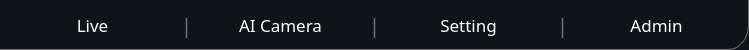
             <widget class="QWidget" name="tab_backgournd" native="true">
              <property name="sizePolicy">
               <sizepolicy hsizetype="Fixed" vsizetype="Fixed">
                <horstretch>0</horstretch>
                <verstretch>0</verstretch>
               </sizepolicy>
              </property>
              <property name="minimumSize">
               <size>
                <width>522</width>
                <height>50</height>
               </size>
              </property>
              <property name="maximumSize">
               <size>
                <width>12345</width>
                <height>50</height>
               </size>
              </property>
              <property name="styleSheet">
               <string notr="true">background-color: rgb(16, 20, 25);

border-right: 1px solid rgb(119, 118, 123);
border-bottom-right-radius:20px solid rgb(119, 118, 123);

border-bottom:1px solid rgb(119, 118, 123);
</string>
              </property>
              <layout class="QHBoxLayout" name="horizontalLayout_14">
               <item>
                <layout class="QHBoxLayout" name="horizontalLayout_31">
                 <item>
                  <widget class="QPushButton" name="live_bnt">
                   <property name="minimumSize">
                    <size>
                     <width>163</width>
                     <height>28</height>
                    </size>
                   </property>
                   <property name="maximumSize">
                    <size>
                     <width>163</width>
                     <height>28</height>
                    </size>
                   </property>
                   <property name="font">
                    <font>
                     <family>Sans</family>
                     <pointsize>13</pointsize>
                    </font>
                   </property>
                   <property name="cursor">
                    <cursorShape>PointingHandCursor</cursorShape>
                   </property>
                   <property name="styleSheet">
                    <string notr="true">color: rgb(255, 255, 255);
border: 1px solid rgba(0, 0, 0, 0);
background-color: rgba(191, 64, 64, 0);</string>
                   </property>
                   <property name="text">
                    <string>Live</string>
                   </property>
                   <property name="checkable">
                    <bool>true</bool>
                   </property>
                   <property name="checked">
                    <bool>false</bool>
                   </property>
                   <property name="autoExclusive">
                    <bool>true</bool>
                   </property>
                  </widget>
                 </item>
                 <item>
                  <widget class="QLabel" name="tab_partion_10">
                   <property name="sizePolicy">
                    <sizepolicy hsizetype="Fixed" vsizetype="Fixed">
                     <horstretch>0</horstretch>
                     <verstretch>0</verstretch>
                    </sizepolicy>
                   </property>
                   <property name="minimumSize">
                    <size>
                     <width>3</width>
                     <height>0</height>
                    </size>
                   </property>
                   <property name="font">
                    <font>
                     <family>Sans</family>
                     <pointsize>14</pointsize>
                    </font>
                   </property>
                   <property name="styleSheet">
                    <string notr="true">color: rgb(119, 118, 123);
background-color: rgba(191, 64, 64, 0);
border: 1px solid rgba(0, 0, 0, 0);
background-color: rgba(0, 0 0, 0);</string>
                   </property>
                   <property name="text">
                    <string>|</string>
                   </property>
                   <property name="textFormat">
                    <enum>Qt::TextFormat::PlainText</enum>
                   </property>
                   <property name="alignment">
                    <set>Qt::AlignmentFlag::AlignCenter</set>
                   </property>
                  </widget>
                 </item>
                 <item>
                  <widget class="QPushButton" name="camera_bnt">
                   <property name="minimumSize">
                    <size>
                     <width>163</width>
                     <height>28</height>
                    </size>
                   </property>
                   <property name="maximumSize">
                    <size>
                     <width>163</width>
                     <height>28</height>
                    </size>
                   </property>
                   <property name="font">
                    <font>
                     <family>Sans</family>
                     <pointsize>13</pointsize>
                    </font>
                   </property>
                   <property name="cursor">
                    <cursorShape>PointingHandCursor</cursorShape>
                   </property>
                   <property name="styleSheet">
                    <string notr="true">color: rgb(255, 255, 255);
border: 1px solid rgba(0, 0, 0, 0);
background-color: rgba(191, 64, 64, 0);</string>
                   </property>
                   <property name="text">
                    <string>AI Camera</string>
                   </property>
                  </widget>
                 </item>
                 <item>
                  <widget class="QLabel" name="tab_partion_11">
                   <property name="sizePolicy">
                    <sizepolicy hsizetype="Fixed" vsizetype="Fixed">
                     <horstretch>0</horstretch>
                     <verstretch>0</verstretch>
                    </sizepolicy>
                   </property>
                   <property name="minimumSize">
                    <size>
                     <width>3</width>
                     <height>0</height>
                    </size>
                   </property>
                   <property name="font">
                    <font>
                     <family>Sans</family>
                     <pointsize>14</pointsize>
                    </font>
                   </property>
                   <property name="styleSheet">
                    <string notr="true">color: rgb(119, 118, 123);
background-color: rgba(191, 64, 64, 0);
border: 1px solid rgba(0, 0, 0, 0);
background-color: rgba(0, 0 0, 0);</string>
                   </property>
                   <property name="text">
                    <string>|</string>
                   </property>
                   <property name="textFormat">
                    <enum>Qt::TextFormat::PlainText</enum>
                   </property>
                   <property name="alignment">
                    <set>Qt::AlignmentFlag::AlignCenter</set>
                   </property>
                  </widget>
                 </item>
                 <item>
                  <widget class="QPushButton" name="setting_bnt">
                   <property name="minimumSize">
                    <size>
                     <width>163</width>
                     <height>28</height>
                    </size>
                   </property>
                   <property name="maximumSize">
                    <size>
                     <width>163</width>
                     <height>28</height>
                    </size>
                   </property>
                   <property name="font">
                    <font>
                     <family>Sans</family>
                     <pointsize>13</pointsize>
                    </font>
                   </property>
                   <property name="cursor">
                    <cursorShape>PointingHandCursor</cursorShape>
                   </property>
                   <property name="styleSheet">
                    <string notr="true">color: rgb(255, 255, 255);
background-color: rgba(191, 64, 64, 0);
border: 1px solid rgba(0, 0, 0, 0);</string>
                   </property>
                   <property name="text">
                    <string>Setting</string>
                   </property>
                  </widget>
                 </item>
                 <item>
                  <widget class="QLabel" name="tab_partion_4">
                   <property name="sizePolicy">
                    <sizepolicy hsizetype="Fixed" vsizetype="Fixed">
                     <horstretch>0</horstretch>
                     <verstretch>0</verstretch>
                    </sizepolicy>
                   </property>
                   <property name="minimumSize">
                    <size>
                     <width>3</width>
                     <height>0</height>
                    </size>
                   </property>
                   <property name="font">
                    <font>
                     <family>Sans</family>
                     <pointsize>14</pointsize>
                    </font>
                   </property>
                   <property name="styleSheet">
                    <string notr="true">color: rgb(119, 118, 123);
background-color: rgba(191, 64, 64, 0);
border: 1px solid rgba(0, 0, 0, 0);
background-color: rgba(0, 0 0, 0);</string>
                   </property>
                   <property name="text">
                    <string>|</string>
                   </property>
                   <property name="textFormat">
                    <enum>Qt::TextFormat::PlainText</enum>
                   </property>
                   <property name="alignment">
                    <set>Qt::AlignmentFlag::AlignCenter</set>
                   </property>
                  </widget>
                 </item>
                 <item>
                  <widget class="QPushButton" name="admin_bnt">
                   <property name="minimumSize">
                    <size>
                     <width>163</width>
                     <height>28</height>
                    </size>
                   </property>
                   <property name="maximumSize">
                    <size>
                     <width>163</width>
                     <height>28</height>
                    </size>
                   </property>
                   <property name="font">
                    <font>
                     <family>Sans</family>
                     <pointsize>13</pointsize>
                    </font>
                   </property>
                   <property name="cursor">
                    <cursorShape>PointingHandCursor</cursorShape>
                   </property>
                   <property name="styleSheet">
                    <string notr="true">color: rgb(255, 255, 255);
border: 1px solid rgba(0, 0, 0, 0);
background-color: rgba(191, 64, 64, 0);</string>
                   </property>
                   <property name="text">
                    <string>Admin</string>
                   </property>
                  </widget>
                 </item>
                </layout>
               </item>
              </layout>
             </widget>
